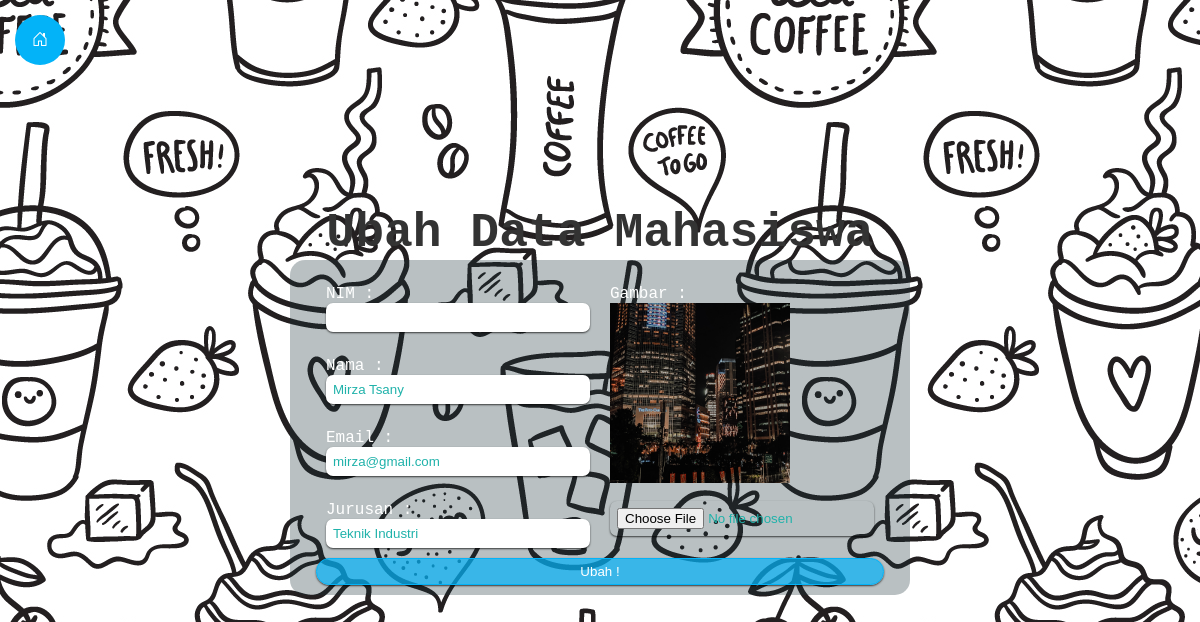
Screenshot of /ubah.php?id=4 (signed in) with the database file from the repository.
### tables this page shows
CREATE TABLE `mahasiswa` (
  `id` int(11) NOT NULL,
  `nama` varchar(100) NOT NULL,
  `nrp` char(9) NOT NULL,
  `email` varchar(100) NOT NULL,
  `jurusan` varchar(100) NOT NULL,
  `gambar` varchar(100) NOT NULL
);

### functions.php (called while the page is built, shortened)
<?php
$conn = mysqli_connect("localhost", "root", "", "phpdasar");
function query($query)
{
    global $conn;
    $result = mysqli_query($conn, $query);
    $rows = [];
    while ($row = mysqli_fetch_assoc($result)) {
        $rows[] = $row;
    }
    return $rows;
}

### ubah.php (the view, shortened to what this page needs)
<?php
require "functions.php";
$id = $_GET["id"];
$mhs = query("SELECT * FROM mahasiswa WHERE id = $id")[0];
?>
<!DOCTYPE html>
<html lang="en">
<head>
    <link rel="stylesheet" href="login.css">
    <link rel="stylesheet" href="https://cdn.jsdelivr.net/npm/bootstrap-icons@1.5.0/font/bootstrap-icons.css">
</head>
<body>
    <a href="index.php" class="home"><i class="bi bi-house-door"></i></a>
    <h1>Ubah Data Mahasiswa</h1>
    <div class="container">
        <form action="" method="post" enctype="multipart/form-data">
            <div class="input">
                <div class="non-gambar">
                    <label>
                        NIM :
                        <input type="text" name="nim" required value="<?= $mhs["nim"] ?>">
                    </label>
                    <label>
                        Nama :
                        <input type="text" name="nama" value="<?= $mhs["nama"] ?>">
                    </label>
                    <label>
                        Email :
                        <input type="email" name="email" value="<?= $mhs["email"] ?>">
                    </label>
                    <label>
                        Jurusan :
                        <input type="text" name="jurusan" value="<?= $mhs["jurusan"] ?>">
                    </label>
                </div>
                <div class="input-gambar">
                    <label>
                        Gambar :
                        <br>
                        <img src="img/<?= $mhs["gambar"]; ?> " alt="" width="180">
                        <br>
                        <input type="file" name="gambar">
                    </label>
                </div>
            </div>
            <button type="submit" name="submit">Ubah !</button>
        </form>
    </div>
</body>
</html>

### login.css (style rules this page uses)
:root { font-size: 16px; color: white; }
html, body { margin: 0; padding: 0; }
body { height: 100vh; font-family: monospace; background-image: url(background/iced-coffee-pattern.jpg); background-size: auto; display: flex; flex-direction: column; justify-content: center; align-items: center; }
a { color: inherit; }
a.home { width: 50px; height: 50px; display: flex; justify-content: center; align-items: center; background-color: rgba(3, 179, 248, 1); border-radius: 50%; position: fixed; top: 15px; left: 15px; }
.container { width: 600px; padding: 10px; background-color: rgba(25, 46, 54, 0.3); margin: 0 auto; border-radius: 15px; }
form { display: flex; align-content: center; flex-wrap: wrap; flex-direction: column; }
label { padding: 10px; margin-top: 5px; display: flex; flex-direction: column; box-sizing: border-box; flex-wrap: wrap; }
h1 { font-size: 3rem; text-align: center; margin: 0; color: #333; }
button { background-color: rgba(3, 179, 248, 0.7); color: white; box-shadow: 0 1px 2px rgba(0, 0, 0, 0.7); padding: 5px; transition: 0.3s; border: 0.5px solid rgba(3, 179, 248, 1); border-radius: 1em; cursor: pointer; }
input { border-radius: 7px; border: none; width: 250px; padding: 7px; max-width: 100%; color: lightseagreen; justify-self: center; box-shadow: 0 1px 2px rgba(0, 0, 0, 0.7); transition: 0.3s; }

### ubah.php (style rules this page uses)
.input { display: flex; flex-direction: row; }

### rows the page displays
mahasiswa: nama "Mirza Tsany", email "mirza@gmail.com", jurusan "Teknik Industri", gambar (picture)
